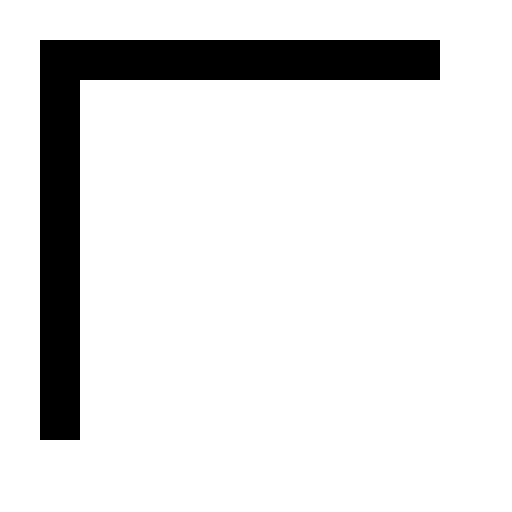
#> input picture img/corner.png, 512 x 512 px
$ python omr.py --input img/corner.png
#> lines starting #> are read from the running program, lines starting #| are printed output that depends on the picture; after the words box and inside, x2 and y2 are one past the last pixel; in counts of white or black regions, pixels touching at a corner belong together
import argparse
import cv2
import numpy as np

# When the four corners are identified, we will do a four-point
# perspective transform such that the outmost points of each
# corner map to a TRANSF_SIZE x TRANSF_SIZE square image.
TRANSF_SIZE = 512

#
# Answer sheet properties.
#
N_QUESTIONS = 10

ANSWER_SHEET_WIDTH = 740
ANSWER_SHEET_HEIGHT = 1049

ANSWER_PATCH_HEIGHT = 50
ANSWER_PATCH_HEIGHT_WITH_MARGIN = 80
ANSWER_PATCH_LEFT_MARGIN = 200
ANSWER_PATCH_RIGHT_MARGIN = 90
FIRST_ANSWER_PATCH_TOP_Y = 200

ALTERNATIVE_HEIGHT = 50
ALTERNATIVE_WIDTH = 50
ALTERNATIVE_WIDTH_WITH_MARGIN = 100


def calculate_contour_features(contour):
    """Calculates interesting properties (features) of a contour.

    We use these features to match shapes (contours). In this script,
    we are interested in finding shapes in our input image that look like
    a corner. We do that by calculating the features for many contours
    in the input image and comparing these to the features of the corner
    contour. By design, we know exactly what the features of the real corner
    contour look like - check out the calculate_corner_features function.

    It is crucial for these features to be invariant both to scale and rotation.
    In other words, we know that a corner is a corner regardless of its size
    or rotation. In the past, this script implemented its own features, but
    OpenCV offers much more robust scale and rotational invariant features
    out of the box - the Hu moments.
    """
    moments = cv2.moments(contour)
    return cv2.HuMoments(moments)


def calculate_corner_features():
    """Calculates the array of features for the corner contour.
    In practice, this can be pre-calculated, as the corners are constant
    and independent from the inputs.

    We load the img/corner.png file, which contains a single corner, so we
    can reliably extract its features. We will use these features to look for
    contours in our input image that look like a corner.
    """
    corner_img = cv2.imread('img/corner.png')
    corner_img_gray = cv2.cvtColor(corner_img, cv2.COLOR_BGR2GRAY)
    contours, hierarchy = cv2.findContours(
        corner_img_gray, cv2.RETR_TREE, cv2.CHAIN_APPROX_SIMPLE)

    # We expect to see only two contours:
    # - The "outer" contour, which wraps the whole image, at hierarchy level 0
    # - The corner contour, which we are looking for, at hierarchy level 1
    # If in trouble, one way to check what's happening is to draw the found contours
    # with cv2.drawContours(corner_img, contours, -1, (255, 0, 0)) and try and find
    # the correct corner contour by drawing one contour at a time. Ideally, this
    # would not be done at runtime.
    if len(contours) != 2:
        raise RuntimeError(
            'Did not find the expected contours when looking for the corner')

    # Following our assumptions as stated above, we take the contour that has a parent
    # contour (that is, it is _not_ the outer contour) to be the corner contour.
    # If in trouble, verify that this contour is the corner contour with
    # cv2.drawContours(corner_img, [corner_contour], -1, (255, 0, 0))
    corner_contour = next(ct
                          for i, ct in enumerate(contours)
                          if hierarchy[0][i][3] != -1)

    return calculate_contour_features(corner_contour)


def normalize(im):
    """Converts `im` to black and white.

    Applying a threshold to a grayscale image will make every pixel either
    fully black or fully white. Before doing so, a common technique is to
    get rid of noise (or super high frequency color change) by blurring the
    grayscale image with a Gaussian filter."""
    im_gray = cv2.cvtColor(im, cv2.COLOR_BGR2GRAY)

    # Filter the grayscale image with a 3x3 kernel
    blurred = cv2.GaussianBlur(im_gray, (3, 3), 0)

    # Applies a Gaussian adaptive thresholding. In practice, adaptive thresholding
    # seems to work better than appling a single, global threshold to the image.
    # This is particularly important if there could be shadows or non-uniform
    # lighting on the answer sheet. In those scenarios, using a global thresholding
    # technique might yield paricularly bad results.
    # The choice of the parameters blockSize = 77 and C = 10 is as much as an art
    # as a science and domain-dependand.
    # In practice, you might want to try different  values for your specific answer
    # sheet.
    return cv2.adaptiveThreshold(
        blurred, 255, cv2.ADAPTIVE_THRESH_GAUSSIAN_C, cv2.THRESH_BINARY, 77, 10)


def get_approx_contour(contour, tol=.01):
    """Gets rid of 'useless' points in the contour."""
    epsilon = tol * cv2.arcLength(contour, True)
    return cv2.approxPolyDP(contour, epsilon, True)


def get_contours(image_gray):
    contours, _ = cv2.findContours(
        image_gray, cv2.RETR_TREE, cv2.CHAIN_APPROX_SIMPLE)
    return map(get_approx_contour, contours)


def get_corners(contours):
    """Returns the 4 contours that look like a corner the most.

    In the real world, we cannot assume that the corners will always be present,
    and we likely need to decide how good is good enough for contour to
    look like a corner.
    This is essentially a classification problem. A good approach would be
    to train a statistical classifier model and apply it here. In our little
    exercise, we assume the corners are necessarily there."""
    corner_features = calculate_corner_features()
    return sorted(
        contours,
        key=lambda c: features_distance(
                corner_features,
                calculate_contour_features(c)))[:4]


def get_bounding_rect(contour):
    rect = cv2.minAreaRect(contour)
    box = cv2.boxPoints(rect)
    return np.int0(box)


def features_distance(f1, f2):
    return np.linalg.norm(np.array(f1) - np.array(f2))


def draw_point(point, img, radius=5, color=(0, 0, 255)):
    cv2.circle(img, tuple(point), radius, color, -1)


def get_centroid(contour):
    m = cv2.moments(contour)
    x = int(m["m10"] / m["m00"])
    y = int(m["m01"] / m["m00"])
    return (x, y)


def sort_points_counter_clockwise(points):
    origin = np.mean(points, axis=0)

    def positive_angle(p):
        x, y = p - origin
        ang = np.arctan2(y, x)
        return 2 * np.pi + ang if ang < 0 else ang

    return sorted(points, key=positive_angle)


def get_outmost_points(contours):
    all_points = np.concatenate(contours)
    return get_bounding_rect(all_points)


def perspective_transform(img, points):
    """Applies a 4-point perspective transformation in `img` so that `points`
    are the new corners."""
    source = np.array(
        points,
        dtype="float32")

    dest = np.array([
        [TRANSF_SIZE, TRANSF_SIZE],
        [0, TRANSF_SIZE],
        [0, 0],
        [TRANSF_SIZE, 0]],
        dtype="float32")

    transf = cv2.getPerspectiveTransform(source, dest)
    warped = cv2.warpPerspective(img, transf, (TRANSF_SIZE, TRANSF_SIZE))
    return warped


def sheet_coord_to_transf_coord(x, y):
    return list(map(lambda n: int(np.round(n)), (
        TRANSF_SIZE * x / ANSWER_SHEET_WIDTH,
        TRANSF_SIZE * y / ANSWER_SHEET_HEIGHT
    )))


def get_question_patch(transf, question_index):
    """Exracts a region of interest (ROI) of a single question."""
    # Top left of question patch q_number
    tl = sheet_coord_to_transf_coord(
        ANSWER_PATCH_LEFT_MARGIN,
        FIRST_ANSWER_PATCH_TOP_Y + ANSWER_PATCH_HEIGHT_WITH_MARGIN * question_index
    )

    # Bottom right of question patch q_number
    br = sheet_coord_to_transf_coord(
        ANSWER_SHEET_WIDTH - ANSWER_PATCH_RIGHT_MARGIN,
        FIRST_ANSWER_PATCH_TOP_Y +
        ANSWER_PATCH_HEIGHT +
        ANSWER_PATCH_HEIGHT_WITH_MARGIN * question_index
    )
    return transf[tl[1]:br[1], tl[0]:br[0]]


def get_question_patches(transf):
    for i in range(N_QUESTIONS):
        yield get_question_patch(transf, i)


def get_alternative_patches(question_patch):
    for i in range(5):
        x0, _ = sheet_coord_to_transf_coord(ALTERNATIVE_WIDTH_WITH_MARGIN * i, 0)
        x1, _ = sheet_coord_to_transf_coord(ALTERNATIVE_WIDTH +
                                            ALTERNATIVE_WIDTH_WITH_MARGIN * i, 0)
        yield question_patch[:, x0:x1]


def draw_marked_alternative(question_patch, index):
    cx, cy = sheet_coord_to_transf_coord(
        ALTERNATIVE_WIDTH * (2 * index + .5),
        ALTERNATIVE_HEIGHT / 2)
    draw_point((cx, cy), question_patch, radius=5, color=(255, 0, 0))


def get_marked_alternative(alternative_patches):
    """Decides which alternative is marked, if any.

    Given a list of alternative patches, we need to decide which one,
    if any, is marked. Here, we do a simple, hacky heuristic: the
    alternative patch with lowest brightness (darker), is marked if
    it is sufficiently darker than the _second_ darker alternative
    patch.

    In practice, a more robust, data-driven model is necessary."""
    means = list(map(np.mean, alternative_patches))
    sorted_means = sorted(means)

    # Simple heuristic
    if sorted_means[0]/sorted_means[1] > .7:
        return None

    return np.argmin(means)


def get_letter(alt_index):
    return ["A", "B", "C", "D", "E"][alt_index] if alt_index is not None else "N/A"


def get_answers(source_file):
    """Runs the full pipeline:

    - Loads input image
    - Normalizes image
    - Finds contours
    - Finds corners among all contours
    - Finds 'outmost' points of all corners
    - Applies perpsective transform to get a bird's eye view
    - Scans each line for the marked alternative
    """
    im_orig = cv2.imread(source_file)

    im_normalized = normalize(im_orig)

    contours = get_contours(im_normalized)

    corners = get_corners(contours)

    cv2.drawContours(im_orig, corners, -1, (0, 255, 0), 3)

    outmost = sort_points_counter_clockwise(get_outmost_points(corners))

    color_transf = perspective_transform(im_orig, outmost)
    normalized_transf = perspective_transform(im_normalized, outmost)

    answers = []
    for i, q_patch in enumerate(get_question_patches(normalized_transf)):
        alt_index = get_marked_alternative(get_alternative_patches(q_patch))

        if alt_index is not None:
            color_q_patch = get_question_patch(color_transf, i)
            draw_marked_alternative(color_q_patch, alt_index)

        answers.append(get_letter(alt_index))

    return answers, color_transf


def main():
    parser = argparse.ArgumentParser()

    parser.add_argument(
        "--input",
        help="Input image filename",
        required=True,
        type=str)

    parser.add_argument(
        "--output",
        help="Output image filename",
        type=str)

    parser.add_argument(
        "--show",
        action="store_true",
        help="Displays annotated image")

    args = parser.parse_args()

    answers, im = get_answers(args.input)
#> in get_answers, im_orig is the input picture: shape (512, 512, 3); min 0, max 255, mean 225.4
#> in normalize, `return cv2.adaptiveThreshold( blurred, 255, cv2.ADAPTIVE_THRESH_GAUSSI..`: returned value: shape (512, 512); 88.4% white; 1 black region
#> in get_contours, `contours, _ = cv2.findContours( image_gray, cv2.RETR_TREE, cv2.CHAIN_A..`: contours = 2 contours; box (x1, y1, x2, y2) and area: (0, 0, 512, 512) 261121, (39, 39, 441, 441) 31194
#> in calculate_corner_features, `contours, hierarchy = cv2.findContours( corner_img_gray, cv2.RETR_TREE..`: contours = 2 contours; box (x1, y1, x2, y2) and area: (0, 0, 512, 512) 261121, (39, 39, 441, 441) 31198
#> in calculate_corner_features, `corner_contour = next(ct for i, ct in enumerate(contours) if hierarchy..`: corner_contour = contour of 11 points, box (x1, y1, x2, y2) (39, 39, 441, 441), area 31198
#> in calculate_contour_features, `moments = cv2.moments(contour)`: moments = moments, m00 31198.5, centre m10/m00, m01/m00 = (154.3, 154.3)
#> in get_corners, `corner_features = calculate_corner_features()`: corner_features = [0.975, 0.333, 0.776, 0.0842, -0.0215, -0.0486, 0]
#> in get_approx_contour, `epsilon = tol * cv2.arcLength(contour, True)`: epsilon = 20.44
#> in get_answers, `corners = get_corners(contours)`: corners = 2 contours; box (x1, y1, x2, y2) and area: (0, 0, 512, 512) 261121, (39, 39, 441, 440) 30740
#> in get_answers, `cv2.drawContours(im_orig, corners, -1, (0, 255, 0), 3)`:
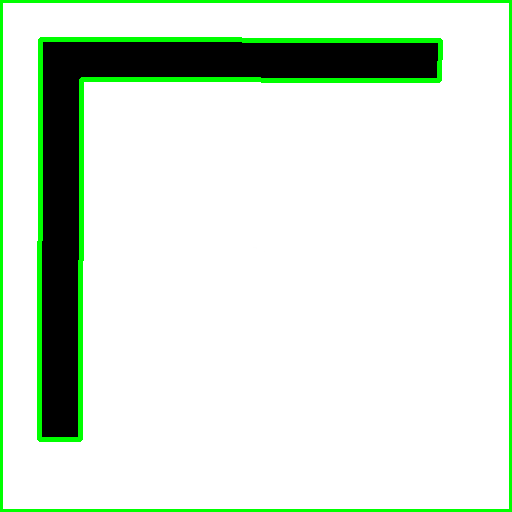
#> im_orig: shape (512, 512, 3); 5.37% of pixels changed, all inside (x1, y1, x2, y2) = (0, 0, 512, 512)
#> in get_outmost_points, `all_points = np.concatenate(contours)`: all_points = contour of 10 points, box (x1, y1, x2, y2) (0, 0, 512, 512), area 127216
#> in get_bounding_rect, `rect = cv2.minAreaRect(contour)`: rect = ((255.5, 255.5), (511, 511), -90)
#> in get_bounding_rect, `box = cv2.boxPoints(rect)`: box = [[511, 511], [-1.56e-14, 511], [0, 0], [511, 0]]
#> in sort_points_counter_clockwise, `origin = np.mean(points, axis=0)`: origin = [255.5, 255.5]
#> in positive_angle, `x, y = p - origin`: x = 255.5
#> in positive_angle, `ang = np.arctan2(y, x)`: ang = 0.785
#> in get_answers, `outmost = sort_points_counter_clockwise(get_outmost_points(corners))`: outmost = [[511, 511], [0, 511], [0, 0], [511, 0]]
#> in perspective_transform, `transf = cv2.getPerspectiveTransform(source, dest)`: transf = [[1, 0, 0], [0, 1, 0], [0, 0, 1]]
#> in get_question_patch, `tl = sheet_coord_to_transf_coord( ANSWER_PATCH_LEFT_MARGIN, FIRST_ANSW..`: tl = [138, 98]
#> in get_question_patch, `br = sheet_coord_to_transf_coord( ANSWER_SHEET_WIDTH - ANSWER_PATCH_RI..`: br = [450, 122]
#> the loop in get_answers, `for i, q_patch in enumerate(get_question_patches(normalized_transf)):` made 10 passes
#> after the loop in get_answers, `for i, q_patch in enumerate(get_question_patches(normalized_transf)):`: answers = ['N/A', 'N/A', 'N/A', 'N/A', 'N/A', 'N/A', 'N/A', 'N/A', 'N/A', 'N/A']

    for i, answer in enumerate(answers):
        print("Q{}: {}".format(i + 1, answer))
#> this loop made 10 passes
#| Q1: N/A
#| Q2: N/A
#| Q3: N/A
#| Q4: N/A
#| Q5: N/A
#| Q6: N/A
#| Q7: N/A
#| Q8: N/A
#> (further printed lines are left out)

    if args.output:
        cv2.imwrite(args.output, im)
        print('Wrote image to {}.'.format(args.output))

    if args.show:
        cv2.imshow('Annotated image', im)
        cv2.waitKey(0)


if __name__ == '__main__':
    main()
